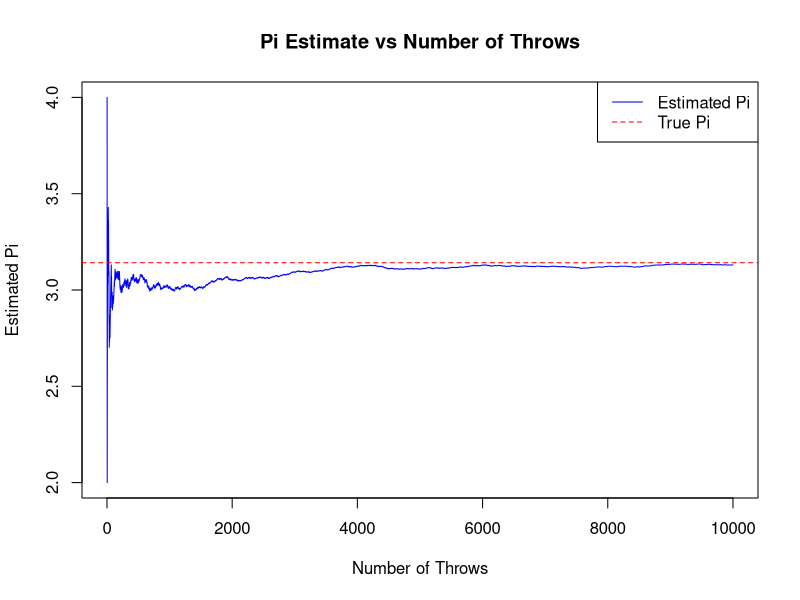

Write R code to recreate this figure.
# Set up parameters
#set.seed(42)  # For reproducibility
n_throws <- 10000  # Number of random throws
inside_circle <- 0  # Counter for points inside the circle

# Function to check if point is within distance 1 from origin
is_inside_circle <- function(x, y) {
  return(x^2 + y^2 <= 1)
}

# Simulate random throws and check how many points fall inside the circle
x <- runif(n_throws, -1, 1)  # Generate random x coordinates
y <- runif(n_throws, -1, 1)  # Generate random y coordinates

for (i in 1:n_throws) {
  if (is_inside_circle(x[i], y[i])) {
    inside_circle <- inside_circle + 1
  }
}

# Empirical estimate of the probability
probability <- inside_circle / n_throws
cat("Empirical Probability:", probability, "\n")

# Estimating pi
pi_estimate <- 4 * probability  # Since area of square is 4, and circle's area is pi
cat("Estimated Pi:", pi_estimate, "\n")

# Plotting the dependence of the pi estimate on the number of throws
n_simulation_throws <- 10000  # Number of throws for simulation
pi_estimates <- numeric(n_simulation_throws)

inside_circle <- 0  # Reset counter for simulation

for (i in 1:n_simulation_throws) {
  x <- runif(1, -1, 1)
  y <- runif(1, -1, 1)
  if (is_inside_circle(x, y)) {
    inside_circle <- inside_circle + 1
  }
  pi_estimates[i] <- 4 * (inside_circle / i)
}

# Plot the estimated Pi values vs. number of throws
plot(1:n_simulation_throws, pi_estimates, type="l", col="blue",
     xlab="Number of Throws", ylab="Estimated Pi",
     main="Pi Estimate vs Number of Throws")
abline(h=pi, col="red", lty=2)  # Add a horizontal line at true pi value
legend("topright", legend=c("Estimated Pi", "True Pi"), col=c("blue", "red"), lty=c(1, 2))
